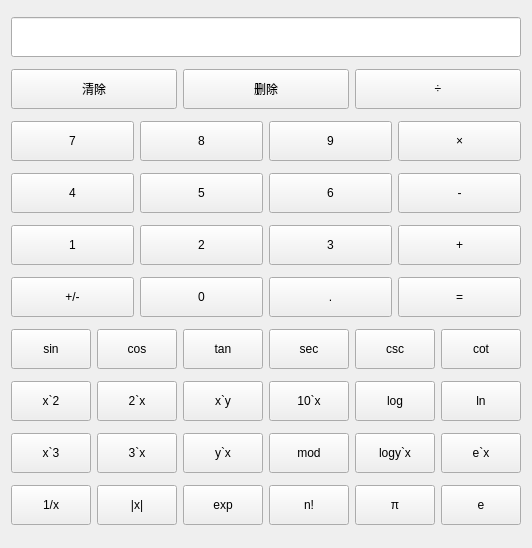
<?xml version="1.0" encoding="UTF-8"?>
<ui version="4.0">
 <class>Science</class>
 <widget class="QWidget" name="Science">
  <property name="geometry">
   <rect>
    <x>0</x>
    <y>0</y>
    <width>420</width>
    <height>548</height>
   </rect>
  </property>
  <property name="windowTitle">
   <string>Form</string>
  </property>
  <layout class="QGridLayout" name="gridLayout">
   <item row="0" column="0">
    <widget class="QLineEdit" name="lineEdit_in">
     <property name="minimumSize">
      <size>
       <width>0</width>
       <height>40</height>
      </size>
     </property>
     <property name="readOnly">
      <bool>true</bool>
     </property>
    </widget>
   </item>
   <item row="1" column="0">
    <layout class="QHBoxLayout" name="horizontalLayout">
     <item>
      <widget class="QPushButton" name="btn_clear">
       <property name="minimumSize">
        <size>
         <width>0</width>
         <height>40</height>
        </size>
       </property>
       <property name="text">
        <string>清除</string>
       </property>
      </widget>
     </item>
     <item>
      <widget class="QPushButton" name="btn_del">
       <property name="minimumSize">
        <size>
         <width>0</width>
         <height>40</height>
        </size>
       </property>
       <property name="text">
        <string>删除</string>
       </property>
      </widget>
     </item>
     <item>
      <widget class="QPushButton" name="btn_div">
       <property name="minimumSize">
        <size>
         <width>0</width>
         <height>40</height>
        </size>
       </property>
       <property name="text">
        <string>÷</string>
       </property>
      </widget>
     </item>
    </layout>
   </item>
   <item row="2" column="0">
    <layout class="QHBoxLayout" name="horizontalLayout_2">
     <item>
      <widget class="QPushButton" name="btn_7">
       <property name="minimumSize">
        <size>
         <width>0</width>
         <height>40</height>
        </size>
       </property>
       <property name="text">
        <string>7</string>
       </property>
      </widget>
     </item>
     <item>
      <widget class="QPushButton" name="btn_8">
       <property name="minimumSize">
        <size>
         <width>0</width>
         <height>40</height>
        </size>
       </property>
       <property name="text">
        <string>8</string>
       </property>
      </widget>
     </item>
     <item>
      <widget class="QPushButton" name="btn_9">
       <property name="minimumSize">
        <size>
         <width>0</width>
         <height>40</height>
        </size>
       </property>
       <property name="text">
        <string>9</string>
       </property>
      </widget>
     </item>
     <item>
      <widget class="QPushButton" name="btn_mult">
       <property name="minimumSize">
        <size>
         <width>0</width>
         <height>40</height>
        </size>
       </property>
       <property name="text">
        <string>×</string>
       </property>
      </widget>
     </item>
    </layout>
   </item>
   <item row="3" column="0">
    <layout class="QHBoxLayout" name="horizontalLayout_3">
     <item>
      <widget class="QPushButton" name="btn_4">
       <property name="minimumSize">
        <size>
         <width>0</width>
         <height>40</height>
        </size>
       </property>
       <property name="text">
        <string>4</string>
       </property>
      </widget>
     </item>
     <item>
      <widget class="QPushButton" name="btn_5">
       <property name="minimumSize">
        <size>
         <width>0</width>
         <height>40</height>
        </size>
       </property>
       <property name="text">
        <string>5</string>
       </property>
      </widget>
     </item>
     <item>
      <widget class="QPushButton" name="btn_6">
       <property name="minimumSize">
        <size>
         <width>0</width>
         <height>40</height>
        </size>
       </property>
       <property name="text">
        <string>6</string>
       </property>
      </widget>
     </item>
     <item>
      <widget class="QPushButton" name="btn_sub">
       <property name="minimumSize">
        <size>
         <width>0</width>
         <height>40</height>
        </size>
       </property>
       <property name="text">
        <string>-</string>
       </property>
      </widget>
     </item>
    </layout>
   </item>
   <item row="4" column="0">
    <layout class="QHBoxLayout" name="horizontalLayout_4">
     <item>
      <widget class="QPushButton" name="btn_1">
       <property name="minimumSize">
        <size>
         <width>0</width>
         <height>40</height>
        </size>
       </property>
       <property name="text">
        <string>1</string>
       </property>
      </widget>
     </item>
     <item>
      <widget class="QPushButton" name="btn_2">
       <property name="minimumSize">
        <size>
         <width>0</width>
         <height>40</height>
        </size>
       </property>
       <property name="text">
        <string>2</string>
       </property>
      </widget>
     </item>
     <item>
      <widget class="QPushButton" name="btn_3">
       <property name="minimumSize">
        <size>
         <width>0</width>
         <height>40</height>
        </size>
       </property>
       <property name="text">
        <string>3</string>
       </property>
      </widget>
     </item>
     <item>
      <widget class="QPushButton" name="btn_add">
       <property name="minimumSize">
        <size>
         <width>0</width>
         <height>40</height>
        </size>
       </property>
       <property name="text">
        <string>+</string>
       </property>
      </widget>
     </item>
    </layout>
   </item>
   <item row="5" column="0">
    <layout class="QHBoxLayout" name="horizontalLayout_5">
     <item>
      <widget class="QPushButton" name="btn_sign">
       <property name="minimumSize">
        <size>
         <width>0</width>
         <height>40</height>
        </size>
       </property>
       <property name="text">
        <string>+/-</string>
       </property>
      </widget>
     </item>
     <item>
      <widget class="QPushButton" name="btn_0">
       <property name="minimumSize">
        <size>
         <width>0</width>
         <height>40</height>
        </size>
       </property>
       <property name="text">
        <string>0</string>
       </property>
      </widget>
     </item>
     <item>
      <widget class="QPushButton" name="btn_point">
       <property name="minimumSize">
        <size>
         <width>0</width>
         <height>40</height>
        </size>
       </property>
       <property name="text">
        <string>.</string>
       </property>
      </widget>
     </item>
     <item>
      <widget class="QPushButton" name="btn_equal">
       <property name="minimumSize">
        <size>
         <width>0</width>
         <height>40</height>
        </size>
       </property>
       <property name="text">
        <string>=</string>
       </property>
      </widget>
     </item>
    </layout>
   </item>
   <item row="6" column="0">
    <layout class="QHBoxLayout" name="horizontalLayout_6">
     <item>
      <widget class="QPushButton" name="btn_sin">
       <property name="minimumSize">
        <size>
         <width>0</width>
         <height>40</height>
        </size>
       </property>
       <property name="maximumSize">
        <size>
         <width>100</width>
         <height>16777215</height>
        </size>
       </property>
       <property name="text">
        <string>sin</string>
       </property>
      </widget>
     </item>
     <item>
      <widget class="QPushButton" name="btn_cos">
       <property name="minimumSize">
        <size>
         <width>0</width>
         <height>40</height>
        </size>
       </property>
       <property name="maximumSize">
        <size>
         <width>100</width>
         <height>16777215</height>
        </size>
       </property>
       <property name="text">
        <string>cos</string>
       </property>
      </widget>
     </item>
     <item>
      <widget class="QPushButton" name="btn_tan">
       <property name="minimumSize">
        <size>
         <width>0</width>
         <height>40</height>
        </size>
       </property>
       <property name="maximumSize">
        <size>
         <width>100</width>
         <height>16777215</height>
        </size>
       </property>
       <property name="text">
        <string>tan</string>
       </property>
      </widget>
     </item>
     <item>
      <widget class="QPushButton" name="btn_equal_sec">
       <property name="minimumSize">
        <size>
         <width>0</width>
         <height>40</height>
        </size>
       </property>
       <property name="maximumSize">
        <size>
         <width>100</width>
         <height>16777215</height>
        </size>
       </property>
       <property name="text">
        <string>sec</string>
       </property>
      </widget>
     </item>
     <item>
      <widget class="QPushButton" name="btn_csc">
       <property name="minimumSize">
        <size>
         <width>0</width>
         <height>40</height>
        </size>
       </property>
       <property name="maximumSize">
        <size>
         <width>100</width>
         <height>16777215</height>
        </size>
       </property>
       <property name="text">
        <string>csc</string>
       </property>
      </widget>
     </item>
     <item>
      <widget class="QPushButton" name="btn_cot">
       <property name="minimumSize">
        <size>
         <width>0</width>
         <height>40</height>
        </size>
       </property>
       <property name="maximumSize">
        <size>
         <width>100</width>
         <height>16777215</height>
        </size>
       </property>
       <property name="text">
        <string>cot</string>
       </property>
      </widget>
     </item>
    </layout>
   </item>
   <item row="7" column="0">
    <layout class="QHBoxLayout" name="horizontalLayout_7">
     <item>
      <widget class="QPushButton" name="btn_x2">
       <property name="minimumSize">
        <size>
         <width>0</width>
         <height>40</height>
        </size>
       </property>
       <property name="maximumSize">
        <size>
         <width>100</width>
         <height>16777215</height>
        </size>
       </property>
       <property name="text">
        <string>x`2</string>
       </property>
      </widget>
     </item>
     <item>
      <widget class="QPushButton" name="btn_2x">
       <property name="minimumSize">
        <size>
         <width>0</width>
         <height>40</height>
        </size>
       </property>
       <property name="maximumSize">
        <size>
         <width>100</width>
         <height>16777215</height>
        </size>
       </property>
       <property name="text">
        <string>2`x</string>
       </property>
      </widget>
     </item>
     <item>
      <widget class="QPushButton" name="btn_xy">
       <property name="minimumSize">
        <size>
         <width>0</width>
         <height>40</height>
        </size>
       </property>
       <property name="maximumSize">
        <size>
         <width>100</width>
         <height>16777215</height>
        </size>
       </property>
       <property name="text">
        <string>x`y</string>
       </property>
      </widget>
     </item>
     <item>
      <widget class="QPushButton" name="btn_10x">
       <property name="minimumSize">
        <size>
         <width>0</width>
         <height>40</height>
        </size>
       </property>
       <property name="maximumSize">
        <size>
         <width>100</width>
         <height>16777215</height>
        </size>
       </property>
       <property name="text">
        <string>10`x</string>
       </property>
      </widget>
     </item>
     <item>
      <widget class="QPushButton" name="btn_log">
       <property name="minimumSize">
        <size>
         <width>0</width>
         <height>40</height>
        </size>
       </property>
       <property name="maximumSize">
        <size>
         <width>100</width>
         <height>16777215</height>
        </size>
       </property>
       <property name="text">
        <string>log</string>
       </property>
      </widget>
     </item>
     <item>
      <widget class="QPushButton" name="btn_ln">
       <property name="minimumSize">
        <size>
         <width>0</width>
         <height>40</height>
        </size>
       </property>
       <property name="maximumSize">
        <size>
         <width>100</width>
         <height>16777215</height>
        </size>
       </property>
       <property name="text">
        <string>ln</string>
       </property>
      </widget>
     </item>
    </layout>
   </item>
   <item row="8" column="0">
    <layout class="QHBoxLayout" name="horizontalLayout_8">
     <item>
      <widget class="QPushButton" name="btn_x3">
       <property name="minimumSize">
        <size>
         <width>0</width>
         <height>40</height>
        </size>
       </property>
       <property name="maximumSize">
        <size>
         <width>100</width>
         <height>16777215</height>
        </size>
       </property>
       <property name="text">
        <string>x`3</string>
       </property>
      </widget>
     </item>
     <item>
      <widget class="QPushButton" name="btn_3x">
       <property name="minimumSize">
        <size>
         <width>0</width>
         <height>40</height>
        </size>
       </property>
       <property name="maximumSize">
        <size>
         <width>100</width>
         <height>16777215</height>
        </size>
       </property>
       <property name="text">
        <string>3`x</string>
       </property>
      </widget>
     </item>
     <item>
      <widget class="QPushButton" name="btn_yx">
       <property name="minimumSize">
        <size>
         <width>0</width>
         <height>40</height>
        </size>
       </property>
       <property name="maximumSize">
        <size>
         <width>100</width>
         <height>16777215</height>
        </size>
       </property>
       <property name="text">
        <string>y`x</string>
       </property>
      </widget>
     </item>
     <item>
      <widget class="QPushButton" name="btn_mod">
       <property name="minimumSize">
        <size>
         <width>0</width>
         <height>40</height>
        </size>
       </property>
       <property name="maximumSize">
        <size>
         <width>100</width>
         <height>16777215</height>
        </size>
       </property>
       <property name="text">
        <string>mod</string>
       </property>
      </widget>
     </item>
     <item>
      <widget class="QPushButton" name="btn_logyx">
       <property name="minimumSize">
        <size>
         <width>0</width>
         <height>40</height>
        </size>
       </property>
       <property name="maximumSize">
        <size>
         <width>100</width>
         <height>16777215</height>
        </size>
       </property>
       <property name="text">
        <string>logy`x</string>
       </property>
      </widget>
     </item>
     <item>
      <widget class="QPushButton" name="btn_ex">
       <property name="minimumSize">
        <size>
         <width>0</width>
         <height>40</height>
        </size>
       </property>
       <property name="maximumSize">
        <size>
         <width>100</width>
         <height>16777215</height>
        </size>
       </property>
       <property name="text">
        <string>e`x</string>
       </property>
      </widget>
     </item>
    </layout>
   </item>
   <item row="9" column="0">
    <layout class="QHBoxLayout" name="horizontalLayout_9">
     <item>
      <widget class="QPushButton" name="btn_1x">
       <property name="minimumSize">
        <size>
         <width>0</width>
         <height>40</height>
        </size>
       </property>
       <property name="maximumSize">
        <size>
         <width>100</width>
         <height>16777215</height>
        </size>
       </property>
       <property name="text">
        <string>1/x</string>
       </property>
      </widget>
     </item>
     <item>
      <widget class="QPushButton" name="btn_xx">
       <property name="minimumSize">
        <size>
         <width>0</width>
         <height>40</height>
        </size>
       </property>
       <property name="maximumSize">
        <size>
         <width>100</width>
         <height>16777215</height>
        </size>
       </property>
       <property name="text">
        <string>|x|</string>
       </property>
      </widget>
     </item>
     <item>
      <widget class="QPushButton" name="btn_exp">
       <property name="minimumSize">
        <size>
         <width>0</width>
         <height>40</height>
        </size>
       </property>
       <property name="maximumSize">
        <size>
         <width>100</width>
         <height>16777215</height>
        </size>
       </property>
       <property name="text">
        <string>exp</string>
       </property>
      </widget>
     </item>
     <item>
      <widget class="QPushButton" name="btn_n">
       <property name="minimumSize">
        <size>
         <width>0</width>
         <height>40</height>
        </size>
       </property>
       <property name="maximumSize">
        <size>
         <width>100</width>
         <height>16777215</height>
        </size>
       </property>
       <property name="text">
        <string>n!</string>
       </property>
      </widget>
     </item>
     <item>
      <widget class="QPushButton" name="btn_pI">
       <property name="minimumSize">
        <size>
         <width>0</width>
         <height>40</height>
        </size>
       </property>
       <property name="maximumSize">
        <size>
         <width>100</width>
         <height>16777215</height>
        </size>
       </property>
       <property name="text">
        <string>π</string>
       </property>
      </widget>
     </item>
     <item>
      <widget class="QPushButton" name="btn_e">
       <property name="minimumSize">
        <size>
         <width>0</width>
         <height>40</height>
        </size>
       </property>
       <property name="maximumSize">
        <size>
         <width>100</width>
         <height>16777215</height>
        </size>
       </property>
       <property name="text">
        <string>e</string>
       </property>
      </widget>
     </item>
    </layout>
   </item>
  </layout>
 </widget>
 <resources/>
 <connections/>
</ui>
